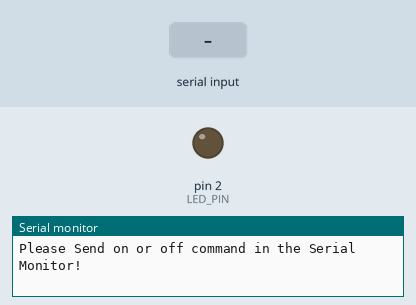
The sketch below on a simulated Arduino Uno, built with avr-gcc and run on an emulated ATmega328P. Shown: output pins drawn as LEDs (lit = HIGH), the last lines printed to the serial monitor. The inputs (shaded band) are chosen by the test bench.

Above: at 1.2 s.
1.3 s: "on\n" received over Serial
At 2.2 s:
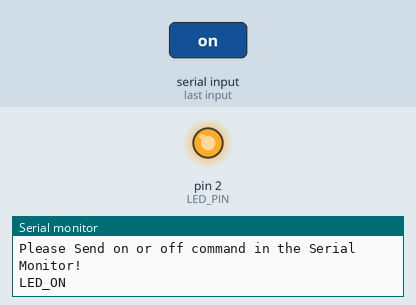
4.3 s: "off\n" received over Serial
At 5.7 s:
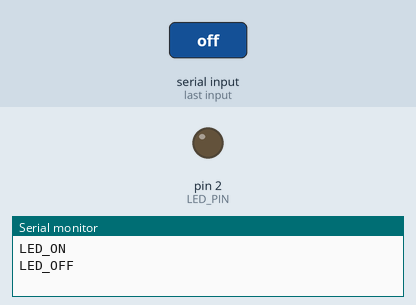
Timing chart, 0 to 7.3 s (numbered marks = the images above; inputs shaded):
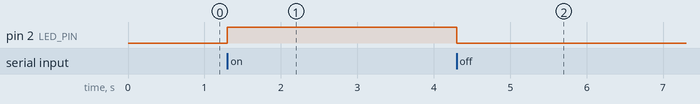

Measured:
- after the input at 1.3 s, pin 2 (LED_PIN): LOW → HIGH at once
- after the input at 4.3 s, pin 2 (LED_PIN): HIGH → LOW at once

The sketch:

uart.ino
```cpp
#define LED_PIN 2

String inputString = "";
bool stringComplete = false;


void setup() {
  // put your setup code here, to run once:
  Serial.begin(115200);
  pinMode(LED_PIN,OUTPUT);
  digitalWrite(LED_PIN,LOW);
  Serial.println("Please Send on or off command in the Serial Monitor!");
}

void loop() {
  // put your main code here, to run repeatedly:
  if(stringComplete){
    inputString.trim();
    if(inputString.equalsIgnoreCase("off")){
      digitalWrite(LED_PIN,LOW);
      Serial.println("LED_OFF");
    }
    else if(inputString.equalsIgnoreCase("on")){
      digitalWrite(LED_PIN,HIGH);
      Serial.println("LED_ON");
    }
    else{
      Serial.println("No Such Command Exists, try \"on\" or \"off\"");
    }
    inputString = "";
    stringComplete = false;
  }

  while(Serial.available()){
    char inChar = (char)Serial.read();
    if(inChar== '\n' || inChar=='\r'){
      stringComplete = true;
    }
    else{
      inputString += inChar;
    }
  }
}
```
